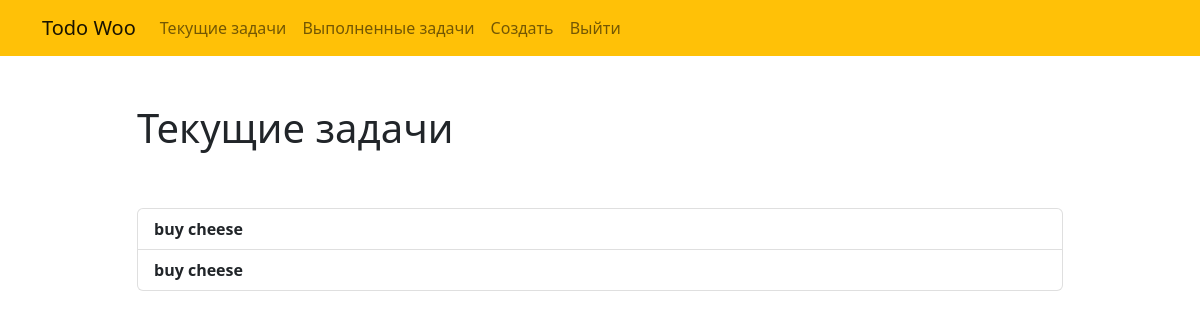
/current/ (signed in), run on an earlier commit of the app's database.
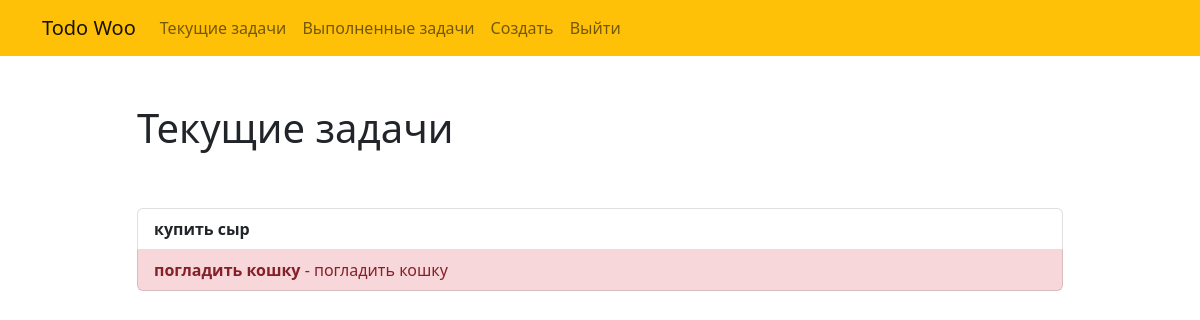
And on a later commit of the database.
### todo/models.py (models this page shows, shortened)
class Todo(models.Model):
    title = models.CharField(max_length=100, verbose_name='Название')
    memo = models.TextField(blank=True, verbose_name='Описание')
    date_created = models.DateTimeField(auto_now_add=True, verbose_name='Дата создания')
    date_completed = models.DateTimeField(null=True, verbose_name='Дата выполнения', blank=True)
    is_important = models.BooleanField(default=False, verbose_name='Пометить как важное')
    user = models.ForeignKey(User, on_delete=models.CASCADE)

### todo/views.py (the view)
# urls.py: path('current/', views.current_todos, name='current_todos'),
@login_required
def current_todos(request: WSGIRequest) -> HttpResponse:
    todos = Todo.objects.filter(user=request.user, date_completed__isnull=True)
    return render(request, 'todo/current_todos.html', {'todos': todos})

### todo/templates/todo/current_todos.html (shortened to what this page needs)
{% extends "todo/base.html" %}
{% block content %}
<div class="row justify-content-center mt-5">
    <div class="col-md-10">
        <h1>Текущие задачи</h1>
    </div>
</div>
<div class="row justify-content-center mt-5">
        <div class="col-md-10">
        {% if todos %}
            <div class="list-group">
                {% for todo in todos %}
                {% if todo.is_important %}
                <a href="{% url 'view_todo' todo.id %}" class="list-group-item list-group-item-danger">
                    <b>{{ todo.title }}</b>{% if todo.memo %} - {{ todo.memo|truncatechars:30 }}{% endif %}</a>
                {% else %}
                <a href="{% url 'view_todo' todo.id %}" class="list-group-item list-group-item-action">
                    <b>{{ todo.title }}</b>{% if todo.memo %} - {{ todo.memo|truncatechars:30 }}{% endif %}</a>
                {% endif %}
                {% endfor %}
            </div>
        {% else %}
            <div class="text-center">
                <h2>Кажется, у вас нет активных задач.</h2>
            <br>
            <a role="button" class="btn btn-primary" href="{% url 'create_todo' %}">Создать задачу</a>
            </div>
        {% endif %}
        </div>
    </div>
{% endblock %}

What changed in the data, as far as the page shows it:
no longer on this page (row edited): Todo: title "buy cheese"
changed Todo: title "buy cheese" → "купить сыр"
added Todo: title "погладить кошку", memo "погладить кошку"
